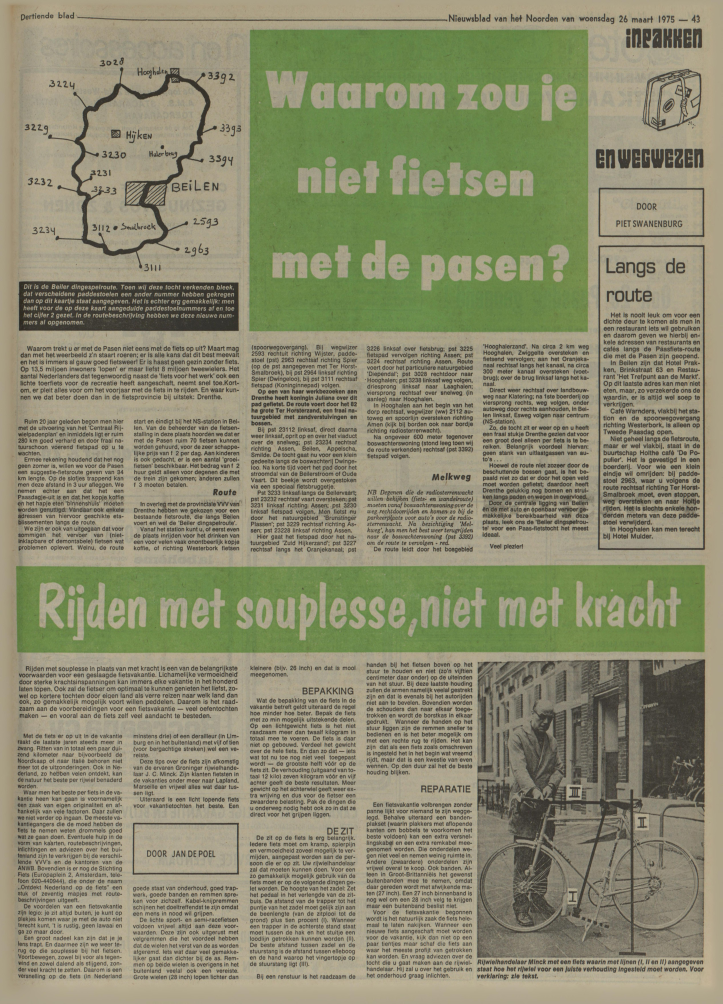
#> input picture tests/data/GrArchief/newspaper/DDD_011017255_039_access.jpeg, 5055 x 7028 px (shown at 1/7 size)
$ python -i preprocess.py   (imports and definitions only)   (older library calls are emulated)
#> lines starting #> are read from the running program, lines starting #| are printed output that depends on the picture; after the words box and inside, x2 and y2 are one past the last pixel; in counts of white or black regions, pixels touching at a corner belong together
import numpy as np
import cv2

from tensorflow.keras.applications.vgg16 import preprocess_input


class ImageSignature:
    """
    Set of functions to preprocess image (3-channel)
    extract hashes and features
    TODO different for foto/krant
    """
    def __init__(self, image, im_size=(224, 224), sift_imsize=512):
        self.image = image.copy()
        self.im_size = im_size
        self.sift_imsize = sift_imsize

    def histogram_equalization(self):
        img_gray = cv2.cvtColor(self.image, cv2.COLOR_BGR2GRAY)
        return cv2.equalizeHist(img_gray)

    def normalize_image(self):
        img = cv2.GaussianBlur(self.image, (7, 7), 0)
        norm_img = cv2.normalize(img, None, alpha=0, beta=1, norm_type=cv2.NORM_MINMAX, dtype=cv2.CV_32F)
        return (255*norm_img).astype(np.uint8)

    def cnn_image(self):
        img = self.normalize_image()
        img_resize = cv2.resize(img, self.im_size)
        img_expand = np.expand_dims(np.float32(img_resize), axis=0)
        return preprocess_input(img_expand)

    def sift_image_mask(self):
        norm_img = self.normalize_image()
        h, w = norm_img.shape
        img_resize = cv2.resize(norm_img, (int(self.sift_imsize*w/h), self.sift_imsize), interpolation=cv2.INTER_AREA)
        mask = 0 * img_resize
        h, w = mask.shape
        delta = min([h, w])//10
        mask[delta:-delta, delta:-delta] = 255
        return img_resize, mask

>>> import cv2
>>> picture = cv2.imread('tests/data/GrArchief/newspaper/DDD_011017255_039_access.jpeg', cv2.IMREAD_GRAYSCALE)
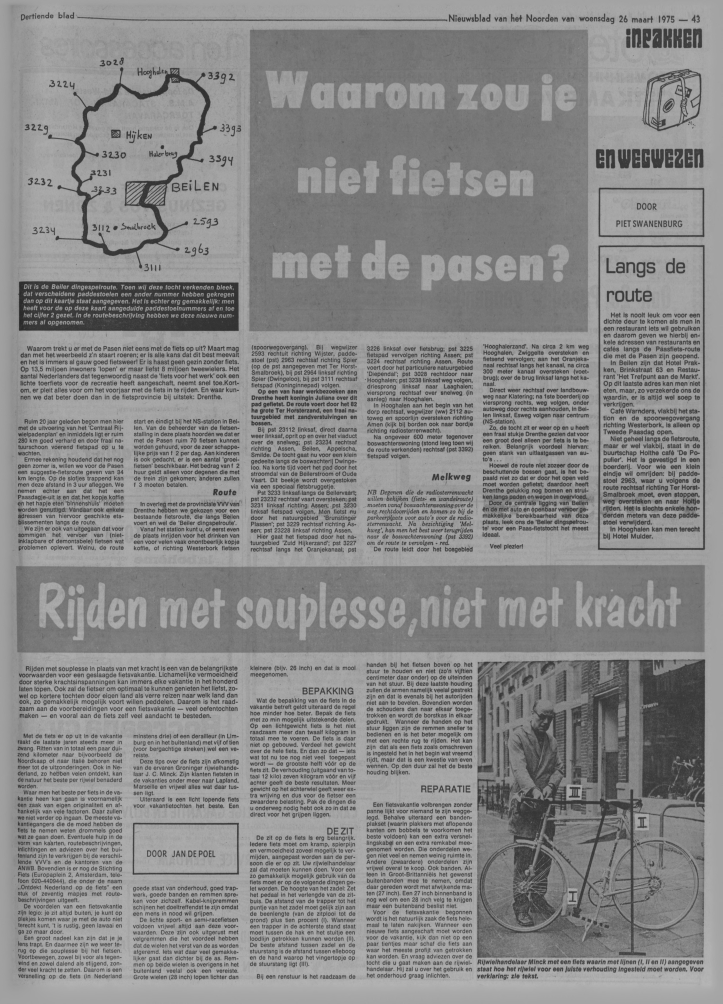
#> picture: shape (7028, 5055) (shown at 1/7 size); min 32, max 186, mean 136.3
>>> result = ImageSignature(picture).sift_image_mask()
#> in normalize_image, `norm_img = cv2.normalize(img, None, alpha=0, beta=1, norm_type=cv2.NOR..`:
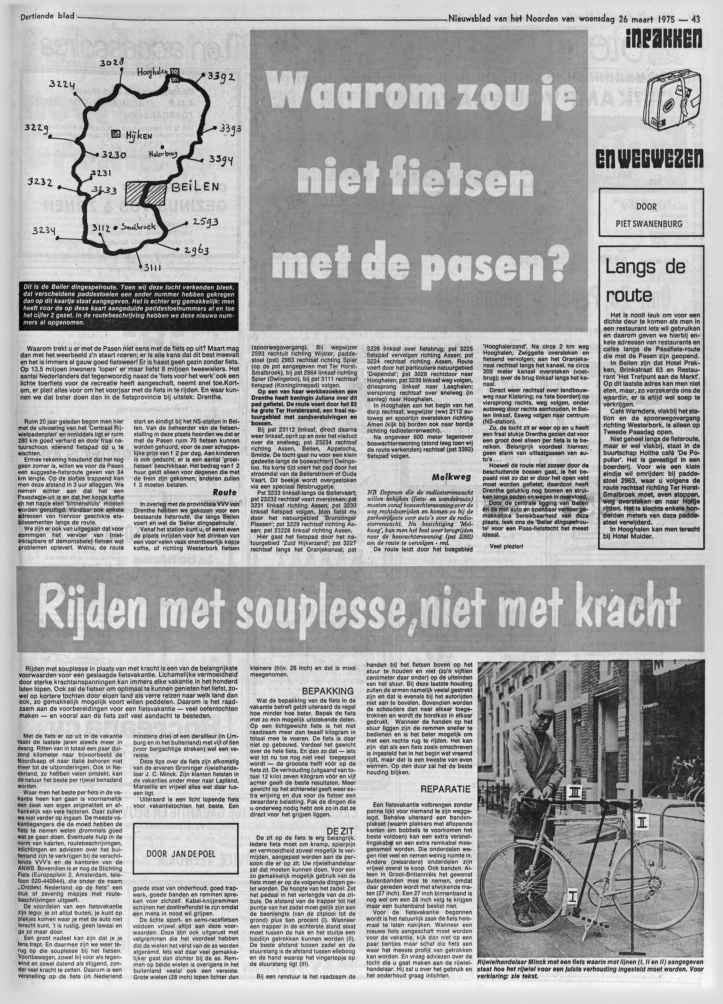
#> norm_img: shape (7028, 5055) float32 (shown at 1/7 size); min 7.45e-09, max 1, mean 0.673
#> in sift_image_mask, `img_resize = cv2.resize(norm_img, (int(self.sift_imsize*w/h), self.sif..`:
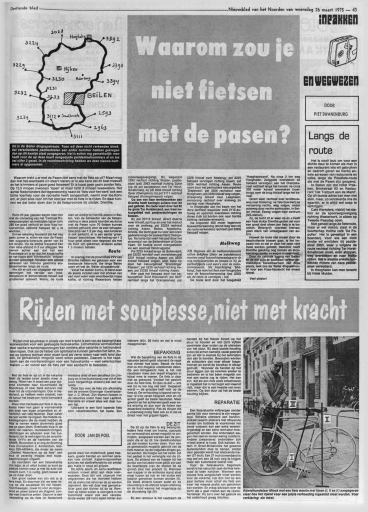
#> img_resize: shape (512, 368); min 6, max 249, mean 171.1
#> in sift_image_mask, `mask = 0 * img_resize`: mask: shape (512, 368); every value is 0
#> in sift_image_mask, `mask[delta:-delta, delta:-delta] = 255`:
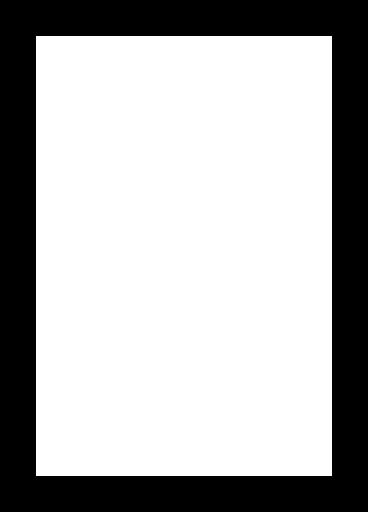
#> mask: shape (512, 368); 69.1% white; 1 black region, box (x1, y1, x2, y2) and area: (0, 0, 368, 512) 58176
